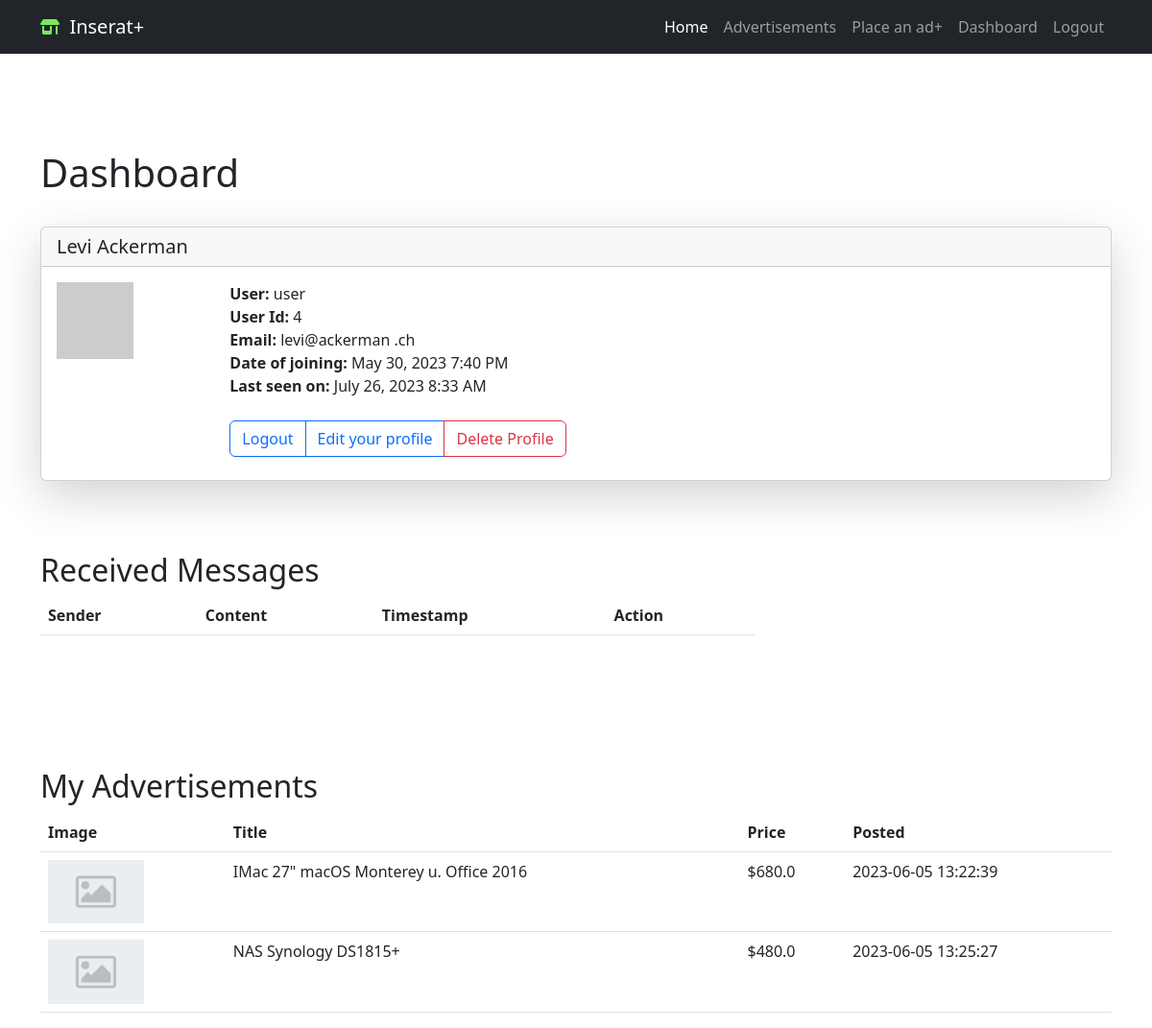
Screenshot of /user/user (signed in) with the database file from the repository.
### app/models/login.py (models this page shows, shortened)
class User(db.Model, UserMixin):
    id = db.Column(db.Integer, primary_key=True)
    first_name = db.Column(db.String(50), nullable=False)
    last_name = db.Column(db.String(50), nullable=False)
    username = db.Column(db.String(20), unique=True, nullable=False)
    email = db.Column(db.String(120), unique=True, nullable=False)
    password_hash = db.Column(db.String(128), nullable=False)
    user_adedd = db.Column(db.DateTime, default=datetime.utcnow)
    last_seen = db.Column(db.DateTime, default=datetime.utcnow)
    is_admin = db.Column(db.Boolean, default=False)
    is_blocked = db.Column(db.Boolean, default=False)  # registered users can be blocked from logging in
    advertisements = db.relationship('Advertisement', backref='user', lazy=True)
    def avatar(self, size):
        digest = md5(self.email.lower().encode('utf-8')).hexdigest()
        return 'https://www.gravatar.com/avatar/{}?d=identicon&s={}'.format(
            digest, size
            )

### app/models/advertisement.py (models this page shows, shortened)
class Advertisement(db.Model):
    id = db.Column(db.Integer, primary_key=True)
    title = db.Column(db.String(100), nullable=False)
    description = db.Column(db.Text, nullable=False)
    timestamp = db.Column(db.DateTime, default=datetime.utcnow)
    price = db.Column(db.Float)
    contact_info = db.Column(db.String(255))
    city_id = db.Column(db.Integer, db.ForeignKey('city.id'), nullable=False)
    zip_code = db.Column(db.Integer, nullable=False, index=True)
    category_id = db.Column(db.Integer, db.ForeignKey('category.id'), nullable=False)
    subcategory_id = db.Column(db.Integer, db.ForeignKey('subcategory.id'), nullable=True)
    user_id = db.Column(db.Integer, db.ForeignKey('user.id'), nullable=False)
    image_filename = db.Column(db.String(100))
    city = db.relationship('City', backref='advertisements')
    category = db.relationship('Category', backref='advertisements')
    subcategory = db.relationship('Subcategory', backref='advertisements')
    images = db.relationship('AdvertisementImage', backref='advertisement', lazy=True)

### app/routes.py (the view)
@app.route('/user/<username>')
@login_required
def user(username):
    user = User.query.filter_by(username=username).first_or_404()
    advertisements = Advertisement.query.filter_by(user_id=user.id).all()
    messages = Message.query.filter_by(recipient_id=current_user.id).all()
    return render_template('user.html', user=user, messages=messages,
                           advertisements=advertisements)

### app/models/controlpanel.py (called while the page is built)
@app.context_processor
def security_context_processor():
    return dict(
        admin_base_template=admin.base_template,
        admin_view=admin.index_view,
        h=admin_helpers,
        get_url=url_for
    )

### app/models/login.py (called while the page is built)
@login.user_loader
def load_user(id):
    return User.query.get(int(id))

### app/routes.py (called while the page is built)
@app.before_request
def before_request():
    if current_user.is_authenticated:
        formatted_time = datetime.utcnow().strftime("%d-%b-%Y %H:%M:%S")
        current_user.last_seen = datetime.strptime(formatted_time, "%d-%b-%Y %H:%M:%S")
        db.session.commit()

### app/templates/user.html (shortened to what this page needs)
{% extends "base.html" %}
{% block content %}
<div class="container custom-container ">
  <h1>Dashboard</h1><br/>
  <div class="card shadow-lg">
    <h5 class="card-header">
      {{ user.first_name }}  {{ user.last_name }}</h5>
    <div class="card-body">
      <div class="card-title">
        <div class="row  g-0">
          <div class="col-sm-2 ">
            <img src="{{ user.avatar(128) }}">
          </div>
               <div class="col-sm-5">
                <strong>User:</strong>
                {{ user.username }}<br/>
                <strong>User Id:</strong>
                {{ user.id }}<br/>
                <strong>Email:</strong>
                {{ user.email }}<br/>
                {% if user.user_adedd %}
                <strong>Date of joining:</strong>
                {{ moment(user.user_adedd).format('LLL') }}<br/>
                {% endif %}
                {% if user.last_seen %}
                <strong>Last seen on:</strong>
                {{ moment(user.last_seen).format('LLL') }}<br/>
                {% endif %}<br/>
                <form action="{{ url_for('delete_profile') }}" method="POST" onsubmit="return confirm('Are you sure you want to delete your profile?');">
                  <div class="btn-group" role="group" aria-label="Basic outlined example">
                    <a href="{{ url_for('logout') }}" class="btn btn-outline-primary" role="button">Logout</a>
                    <a href="{{ url_for('edit_profile') }}" class="btn btn-outline-primary" role="button">Edit your profile</a>
                    <button type="submit" class="btn btn-outline-danger">Delete Profile</button>
                </form>
                </div>
             </div>
        </div>
      </div>
    </div>
  </div>
<br>
<div class="container custom-container">
  <h2>Received Messages</h2>
  <div class="col-md-8">
    <table class="table">
      <thead>
        <tr>
          <th>Sender</th>
          <th>Content</th>
          <th>Timestamp</th>
          <th>Action</th>
        </tr>
      </thead>
    </table>
  </div>
</div>
<br>
<br>
<br>
<div class="container custom-container ">
  <h2>My Advertisements</h2>
  <table class="table">
    <thead>
      <tr>
        <th>Image</th>
        <th>Title</th>
        <th>Price</th>
        <th>Posted</th>
      </tr>
    </thead>
    <tbody>
      {% for ad in advertisements %}
      <tr>
        <td>
          {% if ad.image_filename %}
            <img src="{{ url_for('static', filename='images/' + ad.image_filename) }}" alt="Advertisement Image" class="img-fluid" style="max-width: 100px; max-height: 100px;">
          {% else %}
            <img src="{{ url_for('static', filename='images/default_image.png') }}" alt="Default Image" class="img-fluid" style="max-width: 100px; max-height: 100px;">
          {% endif %}
        </td>
        <td>{{ ad.title }}</td>
        <td>${{ ad.price }}</td>
        <td>{{ ad.timestamp.strftime('%Y-%m-%d %H:%M:%S') }}</td>
      </tr>
      {% endfor %}
    </tbody>
  </table>
</div>
{% endblock %}

### app/templates/user.html (style rules this page uses)
.custom-container { margin-top: 50px; }

### rows the page displays
User: first_name "Levi", last_name "Ackerman", username "user", id "4", email "levi@ackerman .ch", user_adedd "May 30, 2023 7:40 PM", last_seen "July 26, 2023 8:33 AM"
Advertisement: title "IMac 27\" macOS Monterey u. Office 2016", price "680.0", timestamp "2023-06-05 13:22:39"
Advertisement: title "NAS Synology DS1815+", price "480.0", timestamp "2023-06-05 13:25:27"
